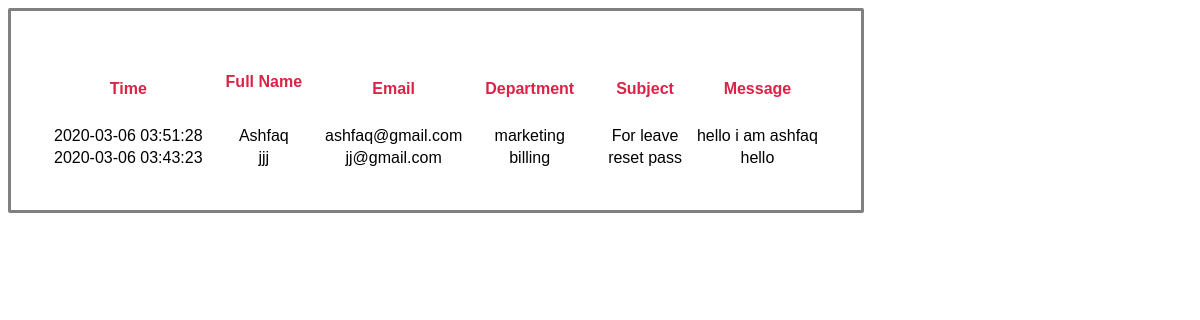
The page /visitorrequpage.php on the database its author committed.
### tables this page shows
CREATE TABLE `admincontact` (
  `id` int(11) NOT NULL,
  `name` varchar(255) NOT NULL,
  `email` varchar(255) NOT NULL,
  `department` varchar(255) NOT NULL,
  `subject` varchar(255) NOT NULL,
  `message` varchar(255) NOT NULL,
  `time` timestamp NOT NULL DEFAULT CURRENT_TIMESTAMP
);

### visitorrequpage.php (the view, shortened to what this page needs)
<?php
require_once "connection.php";
?>
<!DOCTYPE html>
<html lang="en">
<head>
</head>
<body>
    <table>
        <tr>
            <th>Time</th>
            <th>Full Name
                <pre></th>
            <th>Email</th>
            <th>Department</th>
            <th>Subject</th>
            <th>Message</th>
        </tr>
        <?php
        $sql = "select * from admincontact order by time desc;";
        $result = mysqli_query($conn, $sql);
        $resultCheck  = mysqli_num_rows($result);
        if ($resultCheck > 0) {
            while ($row = mysqli_fetch_assoc($result)) {
                echo "<tr><td>" . $row['time'] . "</td><td>" . $row['name'] . "</td><td>" . $row["email"] . "</td><td>" . $row['department'] . "</td><td>" . $row['subject'] . "</td><td>" . $row['message'] . "</td></tr>";
            }
            echo "</table>";
        } else {
            echo "0 Message";
        }
        ?>
</body>
</html>

### visitorrequpage.php (style rules this page uses)
table { padding: 40px; text-align: center; font-family: 'Gill Sans', 'Gill Sans MT', Calibri, 'Trebuchet MS', sans-serif; border-radius: 2px; border-style: solid; }
th { padding: 20px; Color: #da2345; }

### rows shown on the page
admincontact: time "2020-03-06 03:51:28", name "Ashfaq", email "ashfaq@gmail.com", department "marketing", subject "For leave", message "hello i am ashfaq"
admincontact: time "2020-03-06 03:43:23", name "jjj", email "jj@gmail.com", department "billing", subject "reset pass", message "hello"
